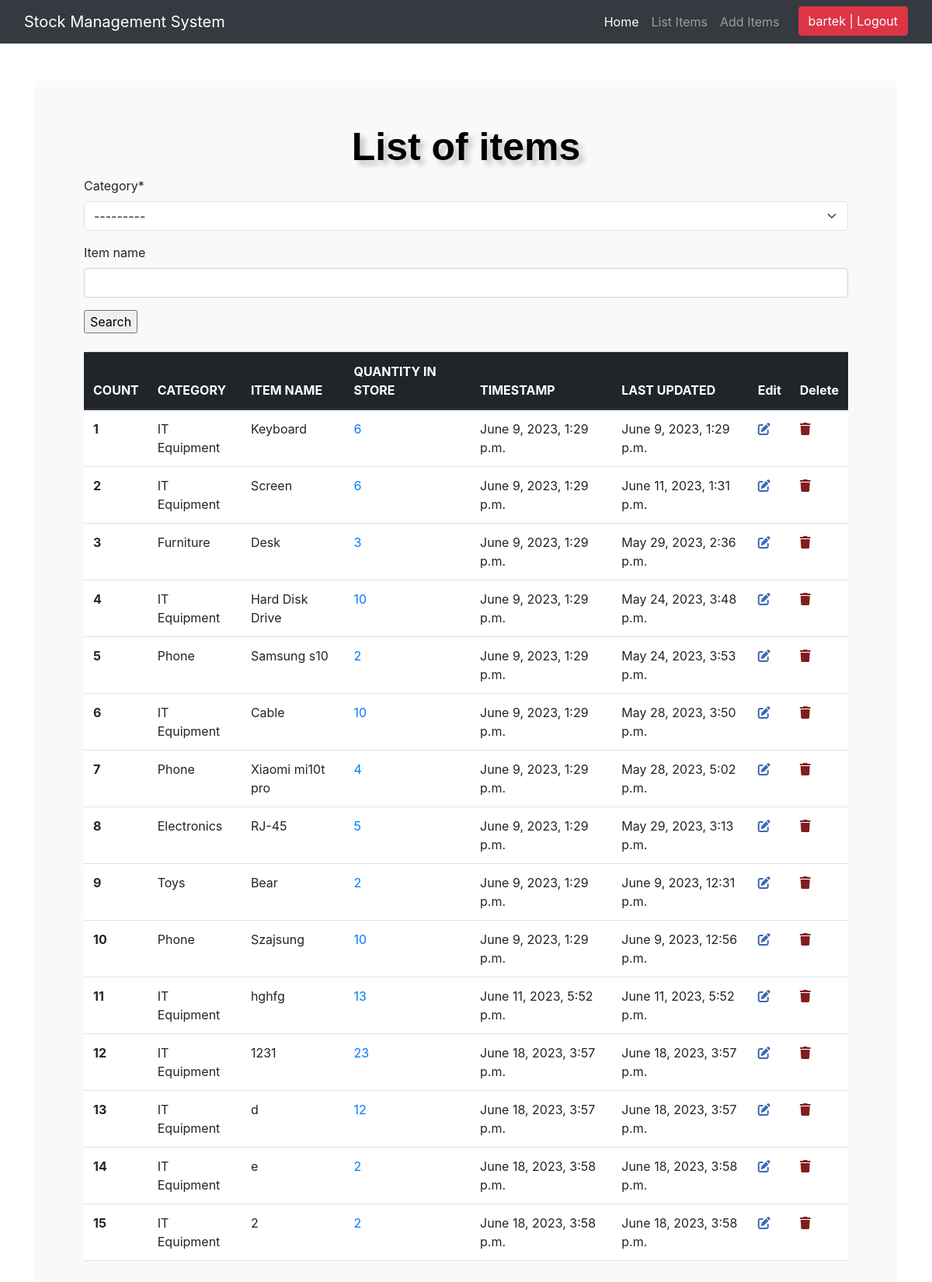
Page /list_items/ (signed in) on the earlier database version.
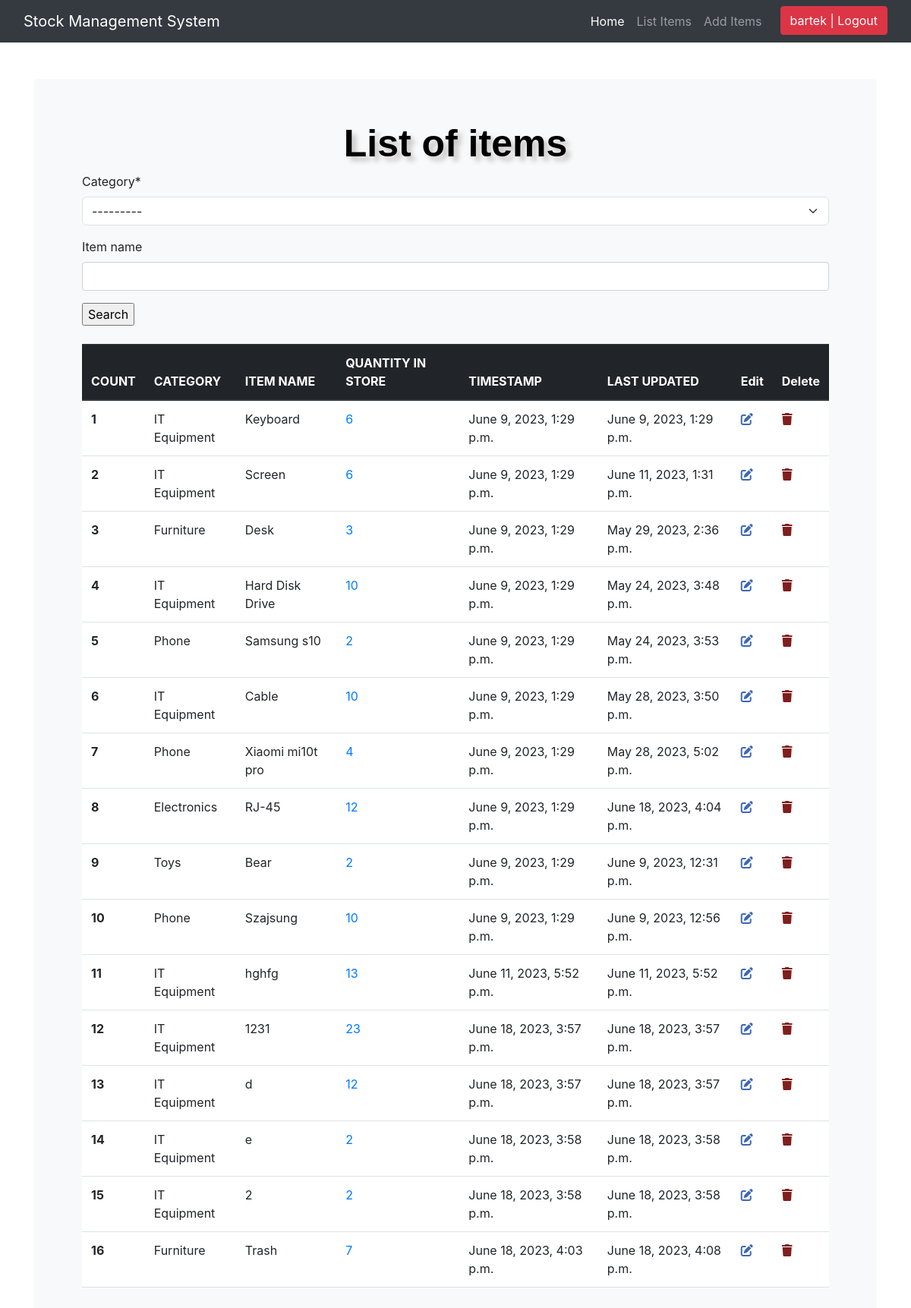
Same page on the later database version.
### stockmg/models.py (models this page shows, shortened)
class Stock(models.Model):
    category = models.ForeignKey(Category, on_delete=models.CASCADE)
    item_name = models.CharField(max_length=50, blank=True, null=True)
    quantity = models.IntegerField(default='0', blank=False, null=True)
    receive_quantity = models.IntegerField(default='0', blank=True, null=True)
    receive_by = models.CharField(max_length=50, blank=True, null=True)
    issue_quantity = models.IntegerField(default='0', blank=True, null=True)
    issue_by = models.CharField(max_length=50, blank=True, null=True)
    issue_to = models.CharField(max_length=50, blank=True, null=True)
    phone_number = models.CharField(max_length=50, blank=True, null=True)
    created_by = models.CharField(max_length=50, blank=True, null=True)
    reorder_level = models.IntegerField(default='0', blank=True, null=True)
    last_updated = models.DateTimeField(auto_now_add=False, auto_now=True)
    timestamp = models.DateTimeField(auto_now_add=True, auto_now=False)

class Category(models.Model):
    name = models.CharField(max_length=50, blank=True, null=True)
    def __str__(self):
        return self.name

### stockmg/views.py (the view, shortened to what this page needs)
# urls.py: path('list_items/', views.list_items, name='list_items'),
@login_required
def list_items(request):
    header = 'List of items'
    form = StockSearchForm(request.POST or None)
    queryset = Stock.objects.all()
    context = {
        "header": header,
        "queryset": queryset,
        "form": form,
    }
    return render(request, "list_items.html", context)

### stockmg/forms.py
class StockSearchForm(forms.ModelForm):
    class Meta:
        model = Stock
        fields = ['category', 'item_name']

### stockmg/templates/list_items.html (shortened to what this page needs)
{% load static %}
{% load crispy_forms_tags %}
<!DOCTYPE html>
<html lang="en">
<head>
    <link href="https://cdn.jsdelivr.net/npm/bootstrap@5.3.0-alpha3/dist/css/bootstrap.min.css" rel="stylesheet"
>
    <link rel="stylesheet" href="https://cdn.jsdelivr.net/npm/bootstrap@4.0.0/dist/css/bootstrap.min.css"
>
    <link rel="stylesheet" href="{% static 'css/style.css' %}">
</head>
<body>
<main>
    {% include 'navbar.html' %}
    <div class="container my-5">
        <div class="bg-body-tertiary p-5 rounded">
            <div class="col-sm-12 py-12 mx-auto">
                <div class="header">{{ header }}</div>
                <form method='POST' action=''>{% csrf_token %}
                    {{ form|crispy }}
                    <input type="submit" value='Search'/>
                </form>
                <br>
                <div class="display_table">
                    <table class='table'>
                        <thead class="thead-dark">
                        <tr>
                            <th scope="col">COUNT</th>
                            <th scope="col">CATEGORY</th>
                            <th scope="col">ITEM NAME</th>
                            <th scope="col">QUANTITY IN STORE</th>
                            <th scope="col">TIMESTAMP</th>
                            <th scope="col">LAST UPDATED</th>
                            <th scope="col">Edit</th>
                            <th scope="col">Delete</th>
                        </tr>
                        </thead>
                        <tbody>
                        {% for instance in queryset %}
                            <tr>
                                <th scope="row">{{ forloop.counter }}</th>
                                <td>{{ instance.category }}</td>
                                <td>{{ instance.item_name }}</td>
                                <td><a href="{% url 'stock_detail' instance.id %}">{{ instance.quantity }}</a></td>
                                <td>{{ instance.timestamp }}</td>
                                <td>{{ instance.last_updated }}</td>
                                <td><a href="{% url 'update_items' instance.id %}"><i class="fa-solid fa-pen-to-square"
                                                                                      style="color: #3d68b3;"></i></a>
                                </td>
                                <td><a href="{% url 'delete_items' instance.id %}"><i class="fa-sharp fa-solid fa-trash"
                                                                                      style="color: #801e1e;"></i></a>
                                </td>
                            </tr>
                        {% endfor %}
                        </tbody>
                    </table>
                </div>
            </div>
        </div>
    </div>
</main>
</body>
</html>

Differences in the rows shown:
changed Stock "RJ-45": quantity "5" → "12"; last_updated "May 29, 2023, 3:13 p.m." → "June 18, 2023, 4:04 p.m."
added Stock: category "Furniture", item_name "Trash", quantity "7", timestamp "June 18, 2023, 4:03 p.m.", last_updated "June 18, 2023, 4:08 p.m."
